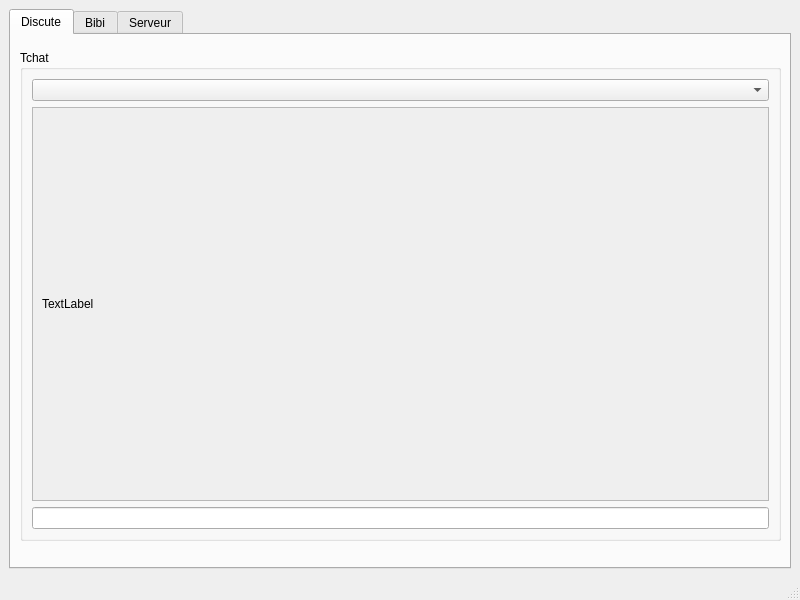
<?xml version="1.0" encoding="UTF-8"?>
<ui version="4.0">
 <class>Tchatooine</class>
 <widget class="QMainWindow" name="Tchatooine">
  <property name="geometry">
   <rect>
    <x>0</x>
    <y>0</y>
    <width>800</width>
    <height>600</height>
   </rect>
  </property>
  <property name="windowTitle">
   <string>Tchatooine</string>
  </property>
  <widget class="QWidget" name="centralwidget">
   <layout class="QHBoxLayout" name="horizontalLayout">
    <item>
     <widget class="QTabWidget" name="tabWidget">
      <property name="currentIndex">
       <number>0</number>
      </property>
      <widget class="QWidget" name="tabTchat">
       <attribute name="title">
        <string>Discute</string>
       </attribute>
       <widget class="QGroupBox" name="groupBox">
        <property name="geometry">
         <rect>
          <x>9</x>
          <y>15</y>
          <width>761</width>
          <height>491</height>
         </rect>
        </property>
        <property name="title">
         <string>Tchat</string>
        </property>
        <layout class="QVBoxLayout" name="verticalLayout">
         <item>
          <widget class="QComboBox" name="cbxPair"/>
         </item>
         <item>
          <widget class="QScrollArea" name="scrollArea">
           <property name="widgetResizable">
            <bool>true</bool>
           </property>
           <widget class="QWidget" name="scrollAreaWidgetContents">
            <property name="geometry">
             <rect>
              <x>0</x>
              <y>0</y>
              <width>735</width>
              <height>393</height>
             </rect>
            </property>
            <layout class="QVBoxLayout" name="verticalLayout_2">
             <item>
              <widget class="QLabel" name="lblMessages">
               <property name="text">
                <string>TextLabel</string>
               </property>
              </widget>
             </item>
            </layout>
           </widget>
          </widget>
         </item>
         <item>
          <widget class="QLineEdit" name="edtMessage"/>
         </item>
        </layout>
       </widget>
      </widget>
      <widget class="QWidget" name="tabIdentite">
       <attribute name="title">
        <string>Bibi</string>
       </attribute>
       <layout class="QFormLayout" name="formLayout">
        <item row="0" column="0">
         <widget class="QLabel" name="label">
          <property name="text">
           <string>Mon blaze :</string>
          </property>
          <property name="buddy">
           <cstring>edtPseudo</cstring>
          </property>
         </widget>
        </item>
        <item row="0" column="1">
         <widget class="QLineEdit" name="edtPseudo"/>
        </item>
        <item row="1" column="0">
         <widget class="QLabel" name="label_3">
          <property name="text">
           <string>Les copains :</string>
          </property>
         </widget>
        </item>
        <item row="1" column="1">
         <widget class="QLabel" name="lblPeers">
          <property name="text">
           <string/>
          </property>
         </widget>
        </item>
       </layout>
      </widget>
      <widget class="QWidget" name="tabServeur">
       <attribute name="title">
        <string>Serveur</string>
       </attribute>
       <layout class="QHBoxLayout" name="horizontalLayout_3">
        <item>
         <widget class="QLabel" name="label_2">
          <property name="text">
           <string>Nombre de clients connectés :</string>
          </property>
         </widget>
        </item>
        <item>
         <widget class="QLabel" name="lblNbClients">
          <property name="text">
           <string>0</string>
          </property>
         </widget>
        </item>
       </layout>
      </widget>
     </widget>
    </item>
   </layout>
  </widget>
  <widget class="QMenuBar" name="menubar">
   <property name="geometry">
    <rect>
     <x>0</x>
     <y>0</y>
     <width>800</width>
     <height>18</height>
    </rect>
   </property>
  </widget>
  <widget class="QStatusBar" name="statusbar"/>
 </widget>
 <resources/>
 <connections/>
</ui>
